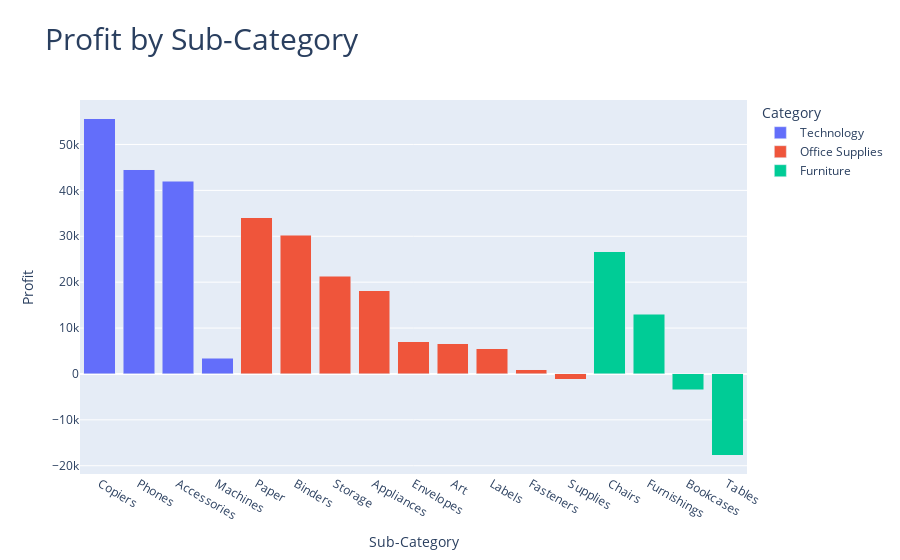

The cell this chart's notebook holds for it:
### Markdown cell above
### Distribution of (category feature) and Profit in cluster column chart.

### Code cell
# sales by subcategory
df_subcat_profit = df.copy()

df_subcat_profit['Sub-Category'] = df_subcat_profit['Sub-Category'].astype(str)
df_subcat_profit = df_subcat_profit.groupby(['Sub-Category', 'Category'], as_index=False)['Profit'].sum()

# sort data by sales in descending order
df_subcat_profit = df_subcat_profit.sort_values(by='Profit', ascending=False)

# Column chart for overall sales by sub-category
fig_df_subcat_profit = px.bar(df_subcat_profit, x='Sub-Category', y='Profit', 
                 barmode='stack', color='Category', 
                 title='Profit by Sub-Category')
fig_df_subcat_profit.update_layout(showlegend=True, title_font=dict(size=30))

fig_df_subcat_profit.show()

### Figure 1 — Plotly figure (JSON) as saved in the notebook; plotly's stock layout.template omitted (floating-point values rounded to 4 significant figures)
{"data": [{"alignmentgroup": "True", "hovertemplate": "Category=Technology<br>Sub-Category=%{x}<br>Profit=%{y}<extra></extra>", "legendgroup": "Technology", "marker": {"color": "#636efa", "pattern": {"shape": ""}}, "name": "Technology", "offsetgroup": "Technology", "orientation": "v", "showlegend": true, "textposition": "auto", "type": "bar", "x": ["Copiers", "Phones", "Accessories", "Machines"], "xaxis": "x", "y": [55620.0, 44520.0, 41940.0, 3385.0], "yaxis": "y"}, {"alignmentgroup": "True", "hovertemplate": "Category=Office Supplies<br>Sub-Category=%{x}<br>Profit=%{y}<extra></extra>", "legendgroup": "Office Supplies", "marker": {"color": "#EF553B", "pattern": {"shape": ""}}, "name": "Office Supplies", "offsetgroup": "Office Supplies", "orientation": "v", "showlegend": true, "textposition": "auto", "type": "bar", "x": ["Paper", "Binders", "Storage", "Appliances", "Envelopes", "Art", "Labels", "Fasteners", "Supplies"], "xaxis": "x", "y": [34050.0, 30220.0, 21280.0, 18140.0, 6964.0, 6528.0, 5546.0, 949.5, -1189.0], "yaxis": "y"}, {"alignmentgroup": "True", "hovertemplate": "Category=Furniture<br>Sub-Category=%{x}<br>Profit=%{y}<extra></extra>", "legendgroup": "Furniture", "marker": {"color": "#00cc96", "pattern": {"shape": ""}}, "name": "Furniture", "offsetgroup": "Furniture", "orientation": "v", "showlegend": true, "textposition": "auto", "type": "bar", "x": ["Chairs", "Furnishings", "Bookcases", "Tables"], "xaxis": "x", "y": [26600.0, 13060.0, -3473.0, -17730.0], "yaxis": "y"}], "layout": {"barmode": "stack", "legend": {"title": {"text": "Category"}, "tracegroupgap": 0}, "showlegend": true, "title": {"font": {"size": 30}, "text": "Profit by Sub-Category"}, "xaxis": {"anchor": "y", "domain": [0, 1], "title": {"text": "Sub-Category"}}, "yaxis": {"anchor": "x", "domain": [0, 1], "title": {"text": "Profit"}}}}
